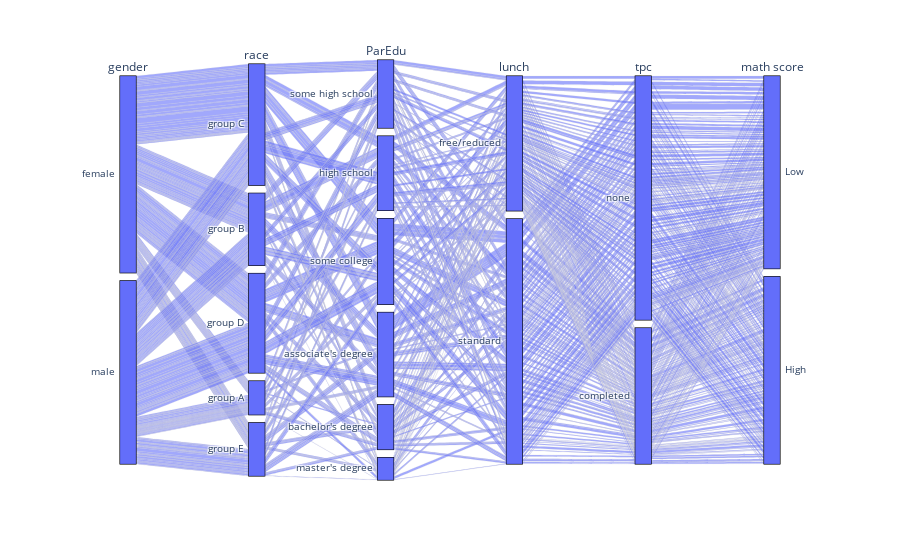

Notebook cell for this chart:
### Markdown cell above
Pretty nice, Huh? Well I'm a Data Scientist, that's what I do for a living! 

Looks like, `ethnicity` and `lunch` have some sort of weak relation. I don't know let's add that interaction.

### Code cell
rdf = df.drop(['writing score', 'reading score'], axis=1).sort_values(by='math score')
levels_of_score = [ 'Low',  "High"]
rdf['math score'] = pd.qcut(rdf['math score'], np.linspace(0,1,len(levels_of_score)+1), labels = levels_of_score)
px.parallel_categories(rdf)

### Figure 1 — Plotly figure (JSON) as saved in the notebook; plotly's stock layout.template omitted (floating-point values rounded to 4 significant figures; data arrays with more than 128 entries replaced by an {"elided": "..."} marker saying what was removed)
{"data": [{"dimensions": [{"label": "gender", "values": {"elided": "1000 str values"}}, {"label": "race", "values": {"elided": "1000 str values"}}, {"label": "ParEdu", "values": {"elided": "1000 str values"}}, {"label": "lunch", "values": {"elided": "1000 str values"}}, {"label": "tpc", "values": {"elided": "1000 str values"}}, {"label": "math score", "values": {"elided": "1000 str values"}}], "domain": {"x": [0, 1], "y": [0, 1]}, "name": "", "type": "parcats"}], "layout": {"legend": {"tracegroupgap": 0}, "margin": {"t": 60}}}
